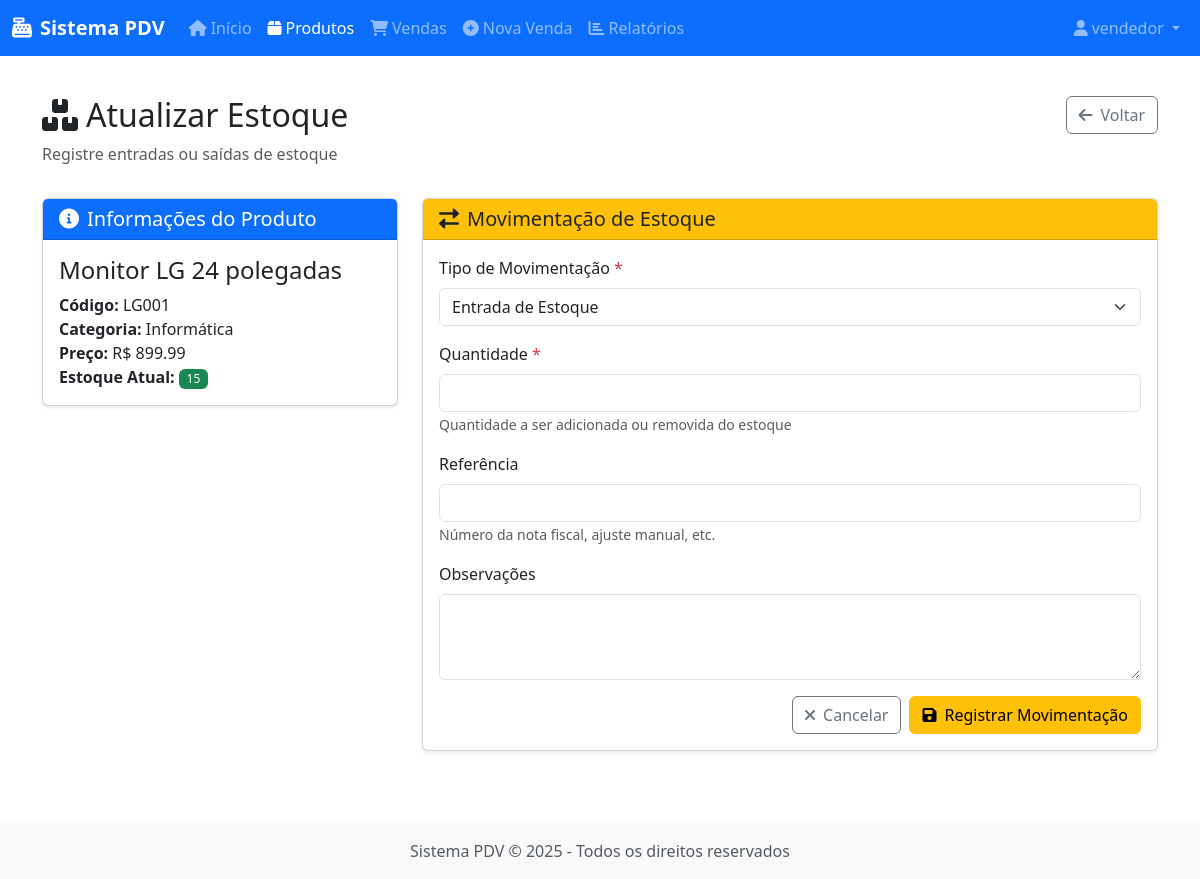
Screenshot of /products/2/stock (signed in) with the database file from the repository.
### app/models/user.py (models this page shows, shortened)
class User(UserMixin, db.Model):
    __tablename__ = 'users'
    id = db.Column(db.Integer, primary_key=True)
    username = db.Column(db.String(64), unique=True, index=True, nullable=False)
    email = db.Column(db.String(120), unique=True, index=True, nullable=False)
    password_hash = db.Column(db.String(128), nullable=False)
    role = db.Column(db.String(20), default='vendedor')  # 'admin' ou 'vendedor'
    created_at = db.Column(db.DateTime, default=datetime.utcnow)
    last_login = db.Column(db.DateTime, nullable=True)
    active = db.Column(db.Boolean, default=True)
    sales = db.relationship('Sale', backref='seller', lazy='dynamic')
    def is_admin(self):
        return self.role == 'admin'

### app/models/product.py (models this page shows, shortened)
class Product(db.Model):
    __tablename__ = 'products'
    id = db.Column(db.Integer, primary_key=True)
    name = db.Column(db.String(100), nullable=False)
    code = db.Column(db.String(50), unique=True, nullable=False)
    description = db.Column(db.Text, nullable=True)
    price = db.Column(db.Float, nullable=False)
    stock_quantity = db.Column(db.Integer, default=0)
    min_stock = db.Column(db.Integer, default=5)  # Estoque mínimo
    category = db.Column(db.String(50), nullable=True)
    image_path = db.Column(db.String(255), nullable=True)
    created_at = db.Column(db.DateTime, default=datetime.utcnow)
    updated_at = db.Column(db.DateTime, default=datetime.utcnow, onupdate=datetime.utcnow)
    active = db.Column(db.Boolean, default=True)
    sale_items = db.relationship('SaleItem', backref='product', lazy='dynamic')
    stock_movements = db.relationship('StockMovement', backref='product', lazy='dynamic')
    def is_low_stock(self):
        return self.stock_quantity <= self.min_stock

### app/routes/products.py (the view, shortened to what this page needs)
@products.route('/products/<int:product_id>/stock', methods=['GET', 'POST'])
@login_required
def update_stock(product_id):
    product = Product.query.get_or_404(product_id)
    return render_template('products/update_stock.html', product=product)

### app/__init__.py (called while the page is built)
def create_app(config_class=Config):
    app = Flask(__name__)
    app.config.from_object(config_class)
    db.init_app(app)
    migrate.init_app(app, db)
    login_manager.init_app(app)
    from app.routes.auth import auth as auth_blueprint
    app.register_blueprint(auth_blueprint)
    from app.routes.main import main as main_blueprint
    app.register_blueprint(main_blueprint)
    from app.routes.products import products as products_blueprint
    app.register_blueprint(products_blueprint)
    from app.routes.sales import sales as sales_blueprint
    app.register_blueprint(sales_blueprint)
    from app.routes.reports import reports as reports_blueprint
    app.register_blueprint(reports_blueprint)
    @app.context_processor
    def inject_now():
        return {'now': datetime.utcnow()}
    with app.app_context():
        db.create_all()
    return app

### app/models/user.py (called while the page is built)
@login_manager.user_loader
def load_user(user_id):
    return User.query.get(int(user_id))

### app/templates/products/update_stock.html (shortened to what this page needs)
{% extends "base.html" %}
{% block content %}
<div class="row mb-3">
    <div class="col">
        <h2><i class="fas fa-boxes me-2"></i>Atualizar Estoque</h2>
        <p class="text-muted">Registre entradas ou saídas de estoque</p>
    </div>
    <div class="col-auto">
        <a href="{{ url_for('products.show', product_id=product.id) }}" class="btn btn-outline-secondary">
            <i class="fas fa-arrow-left me-2"></i>Voltar
        </a>
    </div>
</div>
<div class="row">
    <div class="col-md-4 mb-4">
        <div class="card">
            <div class="card-header bg-primary text-white">
                <h5 class="mb-0"><i class="fas fa-info-circle me-2"></i>Informações do Produto</h5>
            </div>
            <div class="card-body">
                <h4 class="card-title">{{ product.name }}</h4>
                <p class="card-text">
                    <strong>Código:</strong> {{ product.code }}<br>
                    <strong>Categoria:</strong> {{ product.category or 'Não categorizado' }}<br>
                    <strong>Preço:</strong> R$ {{ "%.2f"|format(product.price) }}<br>
                    <strong>Estoque Atual:</strong>
                    {% if product.is_low_stock() %}
                    <span class="badge bg-danger">{{ product.stock_quantity }}</span>
                    {% else %}
                    <span class="badge bg-success">{{ product.stock_quantity }}</span>
                    {% endif %}
                </p>
            </div>
        </div>
    </div>
    <div class="col-md-8 mb-4">
        <div class="card">
            <div class="card-header bg-warning text-dark">
                <h5 class="mb-0"><i class="fas fa-exchange-alt me-2"></i>Movimentação de Estoque</h5>
            </div>
            <div class="card-body">
                <form method="POST" action="{{ url_for('products.update_stock', product_id=product.id) }}">
                    <div class="mb-3">
                        <label for="movement_type" class="form-label">Tipo de Movimentação <span class="text-danger">*</span></label>
                        <select class="form-select" id="movement_type" name="movement_type" required>
                            <option value="entrada">Entrada de Estoque</option>
                        </select>
                    </div>
                    <div class="mb-3">
                        <label for="quantity" class="form-label">Quantidade <span class="text-danger">*</span></label>
                        <input type="number" class="form-control" id="quantity" name="quantity" min="1" required>
                        <small class="text-muted">Quantidade a ser adicionada ou removida do estoque</small>
                    </div>
                    <div class="mb-3">
                        <label for="reference" class="form-label">Referência</label>
                        <input type="text" class="form-control" id="reference" name="reference">
                        <small class="text-muted">Número da nota fiscal, ajuste manual, etc.</small>
                    </div>
                    <div class="mb-3">
                        <label for="notes" class="form-label">Observações</label>
                        <textarea class="form-control" id="notes" name="notes" rows="3"></textarea>
                    </div>
                    <div class="d-grid gap-2 d-md-flex justify-content-md-end">
                        <a href="{{ url_for('products.show', product_id=product.id) }}" class="btn btn-outline-secondary">
                            <i class="fas fa-times me-2"></i>Cancelar
                        </a>
                        <button type="submit" class="btn btn-warning">
                            <i class="fas fa-save me-2"></i>Registrar Movimentação
                        </button>
                    </div>
                </form>
            </div>
        </div>
    </div>
</div>
{% endblock %}

### app/templates/base.html (shortened to what this page needs)
<!DOCTYPE html>
<html lang="pt-br">
<head>
    <link href="https://cdn.jsdelivr.net/npm/bootstrap@5.3.0-alpha1/dist/css/bootstrap.min.css" rel="stylesheet">
    <link rel="stylesheet" href="https://cdnjs.cloudflare.com/ajax/libs/font-awesome/6.0.0/css/all.min.css">
    <link rel="stylesheet" href="{{ url_for('static', filename='css/style.css') }}">
</head>
<body>
    {% if current_user.is_authenticated %}
    <nav class="navbar navbar-expand-lg navbar-dark bg-primary">
        <div class="container-fluid">
            <a class="navbar-brand" href="{{ url_for('main.index') }}">
                <i class="fas fa-cash-register me-2"></i>Sistema PDV
            </a>
            <div class="collapse navbar-collapse" id="navbarNav">
                <ul class="navbar-nav me-auto">
                    <li class="nav-item">
                        <a class="nav-link" href="{{ url_for('main.index') }}">
                            <i class="fas fa-home me-1"></i>Início
                        </a>
                    </li>
                    <li class="nav-item">
                        <a class="nav-link" href="{{ url_for('products.index') }}">
                            <i class="fas fa-box me-1"></i>Produtos
                        </a>
                    </li>
                    <li class="nav-item">
                        <a class="nav-link" href="{{ url_for('sales.index') }}">
                            <i class="fas fa-shopping-cart me-1"></i>Vendas
                        </a>
                    </li>
                    <li class="nav-item">
                        <a class="nav-link" href="{{ url_for('sales.new') }}">
                            <i class="fas fa-plus-circle me-1"></i>Nova Venda
                        </a>
                    </li>
                    <li class="nav-item">
                        <a class="nav-link" href="{{ url_for('reports.index') }}">
                            <i class="fas fa-chart-bar me-1"></i>Relatórios
                        </a>
                    </li>
                </ul>
                <ul class="navbar-nav">
                    <li class="nav-item dropdown">
                        <a class="nav-link dropdown-toggle" href="#" id="userDropdown" role="button" data-bs-toggle="dropdown">
                            <i class="fas fa-user me-1"></i>{{ current_user.username }}
                        </a>
                    </li>
                </ul>
            </div>
        </div>
    </nav>
    {% endif %}
    <main class="container py-4">
        {% block content %}{% endblock %}
    </main>
    <footer class="footer mt-auto py-3 bg-light">
        <div class="container text-center">
            <span class="text-muted">Sistema PDV &copy; {{ now.year }} - Todos os direitos reservados</span>
        </div>
    </footer>
</body>
</html>

### app/static/css/style.css (style rules this page uses)
body { min-height: 100vh; display: flex; flex-direction: column; }
main { flex: 1; }
.navbar-brand { font-weight: bold; }
.card { box-shadow: 0 0.125rem 0.25rem rgba(0, 0, 0, 0.075); margin-bottom: 1.5rem; }
.card-header { font-weight: 500; }
.form-label { font-weight: 500; }
.badge { font-weight: 500; }

### rows the page displays
User: username "vendedor"
Product: name "Monitor LG 24 polegadas", code "LG001", category "Informática", price "899.99", stock_quantity "15"
